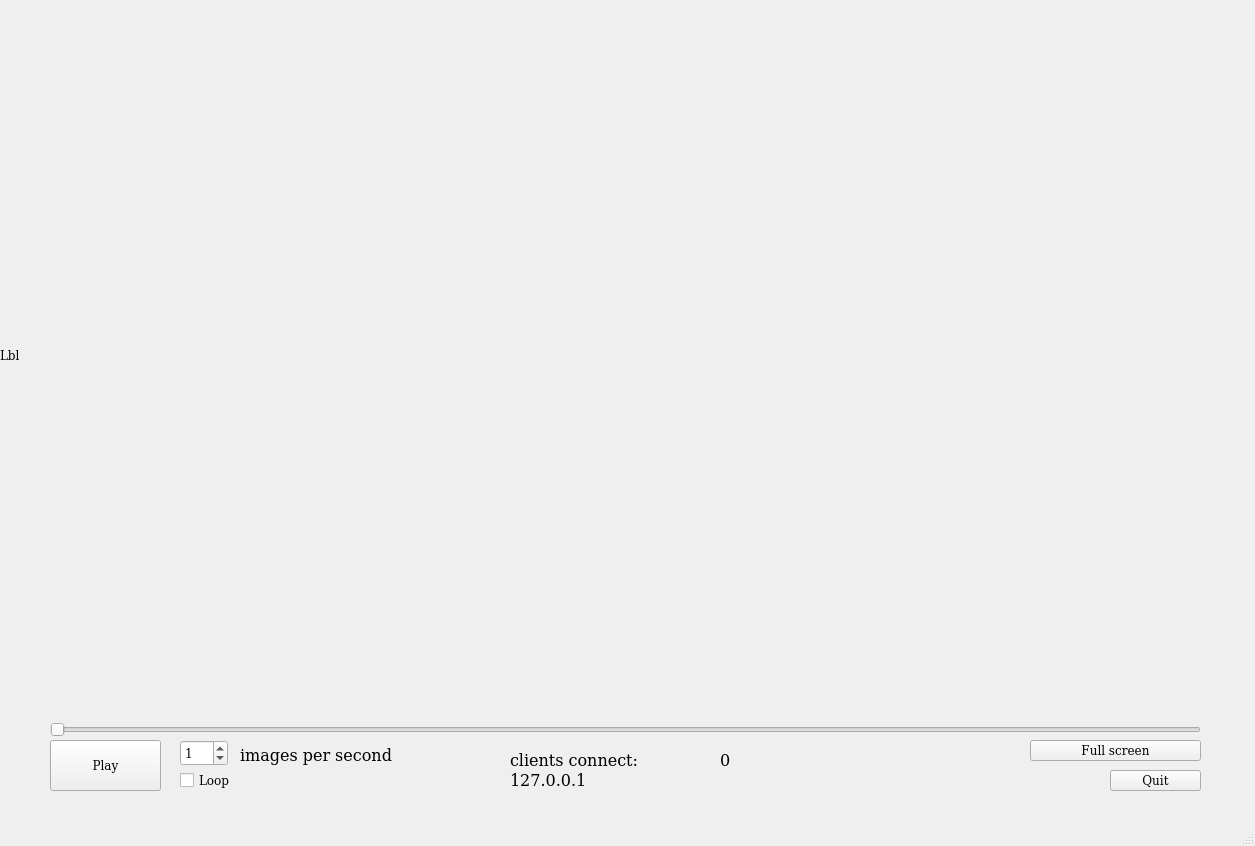
<?xml version="1.0" encoding="UTF-8"?>
<ui version="4.0">
 <class>MainWindow</class>
 <widget class="QMainWindow" name="MainWindow">
  <property name="geometry">
   <rect>
    <x>0</x>
    <y>0</y>
    <width>1255</width>
    <height>846</height>
   </rect>
  </property>
  <property name="minimumSize">
   <size>
    <width>1255</width>
    <height>820</height>
   </size>
  </property>
  <property name="maximumSize">
   <size>
    <width>1255</width>
    <height>846</height>
   </size>
  </property>
  <property name="font">
   <font>
    <family>DejaVu Serif</family>
   </font>
  </property>
  <property name="windowTitle">
   <string>Client</string>
  </property>
  <widget class="QWidget" name="centralWidget">
   <widget class="QPushButton" name="btnLecture">
    <property name="geometry">
     <rect>
      <x>50</x>
      <y>740</y>
      <width>111</width>
      <height>51</height>
     </rect>
    </property>
    <property name="text">
     <string>Play</string>
    </property>
   </widget>
   <widget class="QSpinBox" name="spnVitesse">
    <property name="geometry">
     <rect>
      <x>180</x>
      <y>740</y>
      <width>48</width>
      <height>26</height>
     </rect>
    </property>
    <property name="maximum">
     <number>3</number>
    </property>
    <property name="value">
     <number>1</number>
    </property>
   </widget>
   <widget class="QLabel" name="lblVitesse">
    <property name="geometry">
     <rect>
      <x>240</x>
      <y>745</y>
      <width>181</width>
      <height>21</height>
     </rect>
    </property>
    <property name="font">
     <font>
      <pointsize>12</pointsize>
     </font>
    </property>
    <property name="autoFillBackground">
     <bool>true</bool>
    </property>
    <property name="text">
     <string>images per second</string>
    </property>
   </widget>
   <widget class="QCheckBox" name="ckLoop">
    <property name="geometry">
     <rect>
      <x>180</x>
      <y>770</y>
      <width>171</width>
      <height>21</height>
     </rect>
    </property>
    <property name="text">
     <string>Loop</string>
    </property>
   </widget>
   <widget class="QSlider" name="slidVideo">
    <property name="geometry">
     <rect>
      <x>50</x>
      <y>720</y>
      <width>1151</width>
      <height>20</height>
     </rect>
    </property>
    <property name="maximum">
     <number>1252</number>
    </property>
    <property name="orientation">
     <enum>Qt::Horizontal</enum>
    </property>
   </widget>
   <widget class="QLabel" name="lblVideo">
    <property name="geometry">
     <rect>
      <x>0</x>
      <y>-5</y>
      <width>1280</width>
      <height>720</height>
     </rect>
    </property>
    <property name="maximumSize">
     <size>
      <width>1280</width>
      <height>720</height>
     </size>
    </property>
    <property name="autoFillBackground">
     <bool>false</bool>
    </property>
    <property name="text">
     <string>Lbl</string>
    </property>
   </widget>
   <widget class="QPushButton" name="btnQuit">
    <property name="geometry">
     <rect>
      <x>1110</x>
      <y>770</y>
      <width>91</width>
      <height>21</height>
     </rect>
    </property>
    <property name="text">
     <string>Quit</string>
    </property>
   </widget>
   <widget class="QPushButton" name="btnFS">
    <property name="geometry">
     <rect>
      <x>1030</x>
      <y>740</y>
      <width>171</width>
      <height>21</height>
     </rect>
    </property>
    <property name="text">
     <string>Full screen</string>
    </property>
   </widget>
   <widget class="QLabel" name="lblConnected">
    <property name="geometry">
     <rect>
      <x>510</x>
      <y>750</y>
      <width>261</width>
      <height>21</height>
     </rect>
    </property>
    <property name="font">
     <font>
      <pointsize>12</pointsize>
     </font>
    </property>
    <property name="autoFillBackground">
     <bool>true</bool>
    </property>
    <property name="text">
     <string>clients connect:</string>
    </property>
   </widget>
   <widget class="QLabel" name="lblClientCount">
    <property name="geometry">
     <rect>
      <x>720</x>
      <y>750</y>
      <width>161</width>
      <height>21</height>
     </rect>
    </property>
    <property name="font">
     <font>
      <pointsize>12</pointsize>
     </font>
    </property>
    <property name="autoFillBackground">
     <bool>true</bool>
    </property>
    <property name="text">
     <string>0</string>
    </property>
   </widget>
   <widget class="QLabel" name="lblIP">
    <property name="geometry">
     <rect>
      <x>510</x>
      <y>770</y>
      <width>261</width>
      <height>21</height>
     </rect>
    </property>
    <property name="font">
     <font>
      <pointsize>12</pointsize>
     </font>
    </property>
    <property name="autoFillBackground">
     <bool>true</bool>
    </property>
    <property name="text">
     <string>127.0.0.1</string>
    </property>
   </widget>
  </widget>
  <widget class="QMenuBar" name="menuBar">
   <property name="geometry">
    <rect>
     <x>0</x>
     <y>0</y>
     <width>1255</width>
     <height>23</height>
    </rect>
   </property>
  </widget>
  <widget class="QStatusBar" name="sbTimer"/>
  <action name="btnFullScreen">
   <property name="text">
    <string>FullScreen</string>
   </property>
   <property name="toolTip">
    <string>FullScreen</string>
   </property>
  </action>
 </widget>
 <layoutdefault spacing="6" margin="11"/>
 <resources/>
 <connections/>
</ui>
